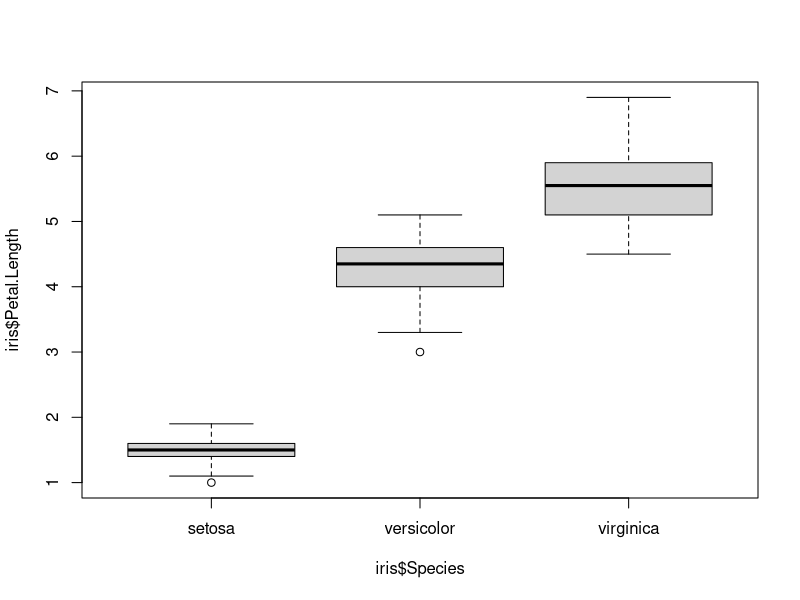

Reproduce this figure in R.
## ---- chunk 1
rm(list=ls()) # remove everything currently held in the R memory
## ---- chunk 2
mu <- mean(iris$Petal.Length)    # mean
med <- median(iris$Petal.Length)  # median
variance <- var(iris$Petal.Length)     # variance
stan.dev <- sd(iris$Petal.Length)      # standard deviation
n <- length(iris$Petal.Length) # the number of observations
standard.error <- sd(iris$Petal.Length) / sqrt(length(iris$Petal.Length)) # SE of the mean
maximum <- max(iris$Petal.Length, na.rm=T)
minimum <- min(iris$Petal.Length, na.rm=T)
## ---- chunk 3
min(c(1,5,2,NA,3))
min(c(1,5,2,NA,3), na.rm=T)
## ---- chunk 4
boxplot(iris$Petal.Length ~ iris$Species)
## ---- chunk 5
mu.sepal.lengths <- aggregate(iris$Petal.Length, by=list(iris$Species), mean)
mu.sepal.lengths
# or
(mu.sepal.lengths <- aggregate(iris$Petal.Length, by=list(iris$Species), mean))
## ---- chunk 6
summary(iris$Petal.Length) # for all Petal lengths

tapply(iris$Petal.Length, iris$Species, summary) # for Petal length by species
IQR(iris$Petal.Length)
## ---- chunk 7
z<-c(1,2,4,5)
z
## ---- chunk 8
summary.stats <- function (x,...) {

# "out" will be a vector with names assigned to each entry.
out <- c( n.obs=length(x),
          min=min(x),
          quantile(x,c(0.25,0.5,0.75)),
          max=max(x),
          mean=mean(x),
          sd=sd(x),
          var=var(x),
          se=sd(x)/sqrt(length(x))
          )
          
return(out)  # this tells the function what to return as "the answer"
} # end of function

## ---- chunk 9
summary.stats(z)
## ---- chunk 10
petal.length.summaries <- aggregate(iris$Petal.Length,by=list(iris$Species),summary.stats)
petal.length.summaries
## ---- chunk 11
summary.stats1 <- function (x,...) {

# "out" will be a vector with names assigned to each entry.
out <- c( n.obs=length(x),
          min=min(x),
          quantile(x,c(0.25,0.5,0.75)),
          max=max(x),
          mean=mean(x),
          sd=sd(x),
          var=var(x),
          se=sd(x)/sqrt(length(x)),
          IQR=IQR(x)
          )
          
return(out)  # this tells the function what to return as "the answer"
}
sepal.length.summaries <- aggregate(iris$Sepal.Length,by=list(iris$Species),summary.stats1)
sepal.length.summaries
